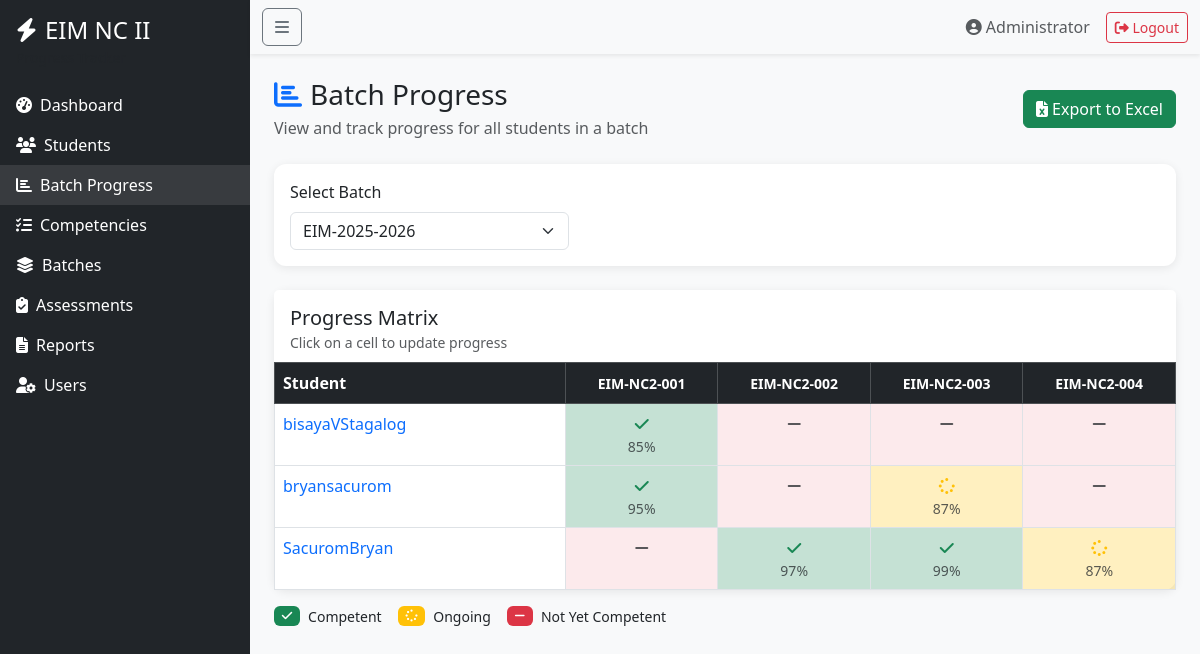
Screenshot of /EIM-Student-Tracking-System/TrackingEIM-NC2-Git/admin/batch_progress.php?batch=5 (signed in) with the database file from the repository.
### tables this page shows
CREATE TABLE `student_competencies` (
  `student_id` int(10) UNSIGNED NOT NULL,
  `competency_id` int(10) UNSIGNED NOT NULL,
  `status` enum('not_started','in_progress','completed') NOT NULL DEFAULT 'not_started',
  `practical_score` int(11) DEFAULT NULL,
  `assessment_date` date DEFAULT NULL,
  `remarks` text DEFAULT NULL,
  `updated_at` timestamp NULL DEFAULT NULL ON UPDATE current_timestamp()
);

### EIM-Student-Tracking-System/TrackingEIM-NC2-Git/models/Batch.php (called while the page is built, shortened)
<?php
class Batch
{
    public static function all()
    {
        $pdo = Database::getConnection();
        $stmt = $pdo->query('SELECT * FROM batches ORDER BY name');
        return $stmt->fetchAll();
    }
}

### EIM-Student-Tracking-System/TrackingEIM-NC2-Git/bootstrap.php (called while the page is built, shortened)
<?php
function e(string $s): string { return htmlspecialchars($s, ENT_QUOTES, 'UTF-8'); }

### EIM-Student-Tracking-System/TrackingEIM-NC2-Git/models/StudentCompetency.php (called while the page is built, shortened)
<?php
class StudentCompetency
{
    public static function getBatchProgress($batchId)
    {
        $pdo = Database::getConnection();
        $stmt = $pdo->prepare('
            SELECT
                s.id as student_id,
                s.name as student_name,
                c.id as competency_id,
                c.code as competency_code,
                c.title as competency_title,
                sc.status,
                sc.practical_score
            FROM students s
            CROSS JOIN competencies c
            LEFT JOIN student_competencies sc ON s.id = sc.student_id AND c.id = sc.competency_id
            WHERE s.batch_id = :batch_id
            ORDER BY s.name, c.code
        ');
        $stmt->execute([':batch_id' => $batchId]);
        return $stmt->fetchAll();
    }
}

### EIM-Student-Tracking-System/TrackingEIM-NC2-Git/admin/batch_progress.php (the view, shortened to what this page needs)
<?php
require_once __DIR__ . '/../bootstrap.php';
require_once __DIR__ . '/../models/Batch.php';
require_once __DIR__ . '/../models/StudentCompetency.php';
$selectedBatch = (int)($_GET['batch'] ?? 0);
$batches = Batch::all();
$competencies = [];
$students = [];
if ($selectedBatch) {
    $progressData = StudentCompetency::getBatchProgress($selectedBatch);
    foreach ($progressData as $row) {
        if (!isset($students[$row['student_id']])) {
            $students[$row['student_id']] = [
                'name' => $row['student_name'],
                'competencies' => []
            ];
        }
        $students[$row['student_id']]['competencies'][$row['competency_id']] = [
            'code' => $row['competency_code'],
            'status' => $row['status'],
            'score' => $row['practical_score']
        ];
        if (!isset($competencies[$row['competency_id']])) {
            $competencies[$row['competency_id']] = [
                'code' => $row['competency_code'],
                'title' => $row['competency_title']
            ];
        }
    }
}
require __DIR__ . '/../views/layouts/header.php';
?>
<div class="d-flex justify-content-between align-items-center mb-4">
    <div>
        <h3 class="mb-1"><i class="fas fa-chart-bar me-2 text-primary"></i>Batch Progress</h3>
        <p class="text-muted mb-0">View and track progress for all students in a batch</p>
    </div>
    <?php if ($selectedBatch): ?>
    <button class="btn btn-success" onclick="exportToExcel()">
        <i class="fas fa-file-excel me-1"></i>Export to Excel
    </button>
    <?php endif; ?>
</div>
<div class="card dashboard-card mb-4">
    <div class="card-body">
        <form method="get" class="row g-3 align-items-end">
            <div class="col-md-4">
                <label class="form-label">Select Batch</label>
                <select class="form-select" name="batch" onchange="this.form.submit()">
                    <?php foreach ($batches as $batch): ?>
                        <option value="<?php echo $batch['id']; ?>" <?php echo $selectedBatch == $batch['id'] ? 'selected' : ''; ?>>
                            <?php echo e($batch['name']); ?>
                        </option>
                    <?php endforeach; ?>
                </select>
            </div>
        </form>
    </div>
</div>
<?php if ($selectedBatch && !empty($students)): ?>
<div class="card dashboard-card">
    <div class="card-header bg-white border-0 pt-3">
        <h5 class="mb-0">Progress Matrix</h5>
        <small class="text-muted">Click on a cell to update progress</small>
    </div>
    <div class="card-body p-0">
        <div class="table-responsive">
            <table class="table table-bordered table-hover mb-0" id="progressTable">
                <thead class="table-dark">
                    <tr>
                        <th class="sticky-col" style="min-width: 200px;">Student</th>
                        <?php foreach ($competencies as $compId => $comp): ?>
                            <th class="text-center" style="min-width: 100px;">
                                <small><?php echo e($comp['code']); ?></small>
                            </th>
                        <?php endforeach; ?>
                    </tr>
                </thead>
                <tbody>
                    <?php foreach ($students as $studentId => $student): ?>
                    <tr>
                        <td class="sticky-col bg-white fw-medium">
                            <a href="student_profile.php?id=<?php echo $studentId; ?>" class="text-decoration-none">
                                <?php echo e($student['name']); ?>
                            </a>
                        </td>
                        <?php foreach ($competencies as $compId => $comp):
                            $status = $student['competencies'][$compId]['status'] ?? 'not_started';
                            $score = $student['competencies'][$compId]['score'] ?? null;
                            $cellClass = $status === 'completed' ? 'bg-success bg-opacity-25' :
                                        ($status === 'in_progress' ? 'bg-warning bg-opacity-25' : 'bg-danger bg-opacity-10');
                            $icon = $status === 'completed' ? '<i class="fas fa-check text-success"></i>' :
                                   ($status === 'in_progress' ? '<i class="fas fa-spinner text-warning"></i>' : '<i class="fas fa-minus text-muted"></i>');
                        ?>
                        <td class="text-center <?php echo $cellClass; ?>" style="cursor: pointer;"
                            onclick="window.location='update_progress.php?student=<?php echo $studentId; ?>&competency=<?php echo $compId; ?>'">
                            <?php echo $icon; ?>
                            <?php if ($score): ?>
                                <small class="d-block text-muted"><?php echo $score; ?>%</small>
                            <?php endif; ?>
                        </td>
                        <?php endforeach; ?>
                    </tr>
                    <?php endforeach; ?>
                </tbody>
            </table>
        </div>
    </div>
</div>
<div class="mt-3 d-flex gap-3">
    <div class="d-flex align-items-center">
        <span class="badge bg-success me-2"><i class="fas fa-check"></i></span>
        <small>Competent</small>
    </div>
    <div class="d-flex align-items-center">
        <span class="badge bg-warning me-2"><i class="fas fa-spinner"></i></span>
        <small>Ongoing</small>
    </div>
    <div class="d-flex align-items-center">
        <span class="badge bg-danger me-2"><i class="fas fa-minus"></i></span>
        <small>Not Yet Competent</small>
    </div>
</div>
<?php elseif ($selectedBatch): ?>
<div class="alert alert-info">
    <i class="fas fa-info-circle me-2"></i>No students found in this batch.
</div>
<?php else: ?>
<div class="alert alert-secondary">
    <i class="fas fa-arrow-up me-2"></i>Select a batch to view progress.
</div>
<?php endif; ?>
<?php require __DIR__ . '/../views/layouts/footer.php'; ?>

### EIM-Student-Tracking-System/TrackingEIM-NC2-Git/assets/css/style.css (style rules this page uses)
body { padding-bottom: 40px; }
.dashboard-card { border: none; border-radius: 12px; box-shadow: 0 2px 10px rgba(0,0,0,0.08); transition: transform 0.2s, box-shadow 0.2s; }

### rows the page displays
student_competencies: status "completed" (drawn), practical_score "85"
student_competencies: status "not_started" (drawn)
student_competencies: status "completed" (drawn), practical_score "95"
student_competencies: status "in_progress" (drawn), practical_score "87"
student_competencies: status "not_started" (drawn)
student_competencies: status "completed" (drawn), practical_score "97"
student_competencies: status "completed" (drawn), practical_score "99"
student_competencies: status "in_progress" (drawn), practical_score "87"

### other values shown
$_SESSION['user']['name'] "Administrator"
$comp['code'] "EIM-NC2-001"
$comp['code'] "EIM-NC2-002"
$comp['code'] "EIM-NC2-003"
$comp['code'] "EIM-NC2-004"
$student['name'] "bisayaVStagalog"
$student['name'] "bryansacurom"
$student['name'] "SacuromBryan"
form field batch "EIM-2025-2026"
